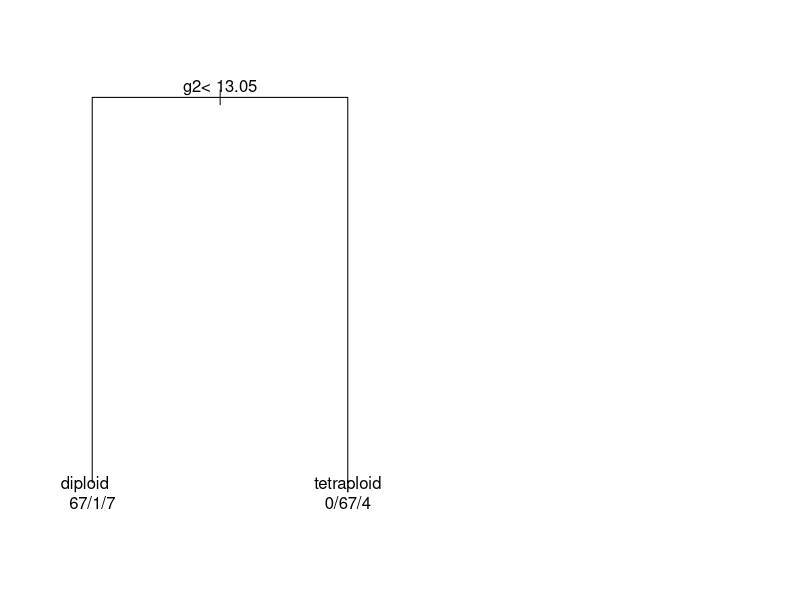

Write R code to recreate this figure.
require(survival)
library(e1071)
library(rpart)
library(class)

# Clear workspace
rm(list = ls())

set.seed(1984)

L <- sample(1:nrow(stagec),round(nrow(stagec)/3))
train <- stagec[-L,]
test <- stagec[L,]

fit = rpart(ploidy ~ ., stagec)
par(mfrow = c(1,2), xpd = NA) # otherwise on some devices the text is clipped
plot(fit)
text(fit, use.n = TRUE)

pred = predict(fit,test,type="class")

c_matrix = table(pred,test$ploidy)
print(c_matrix)

cat('Accuracy: ', sum(diag(c_matrix))/sum(c_matrix)*100, ' %', "\n")
